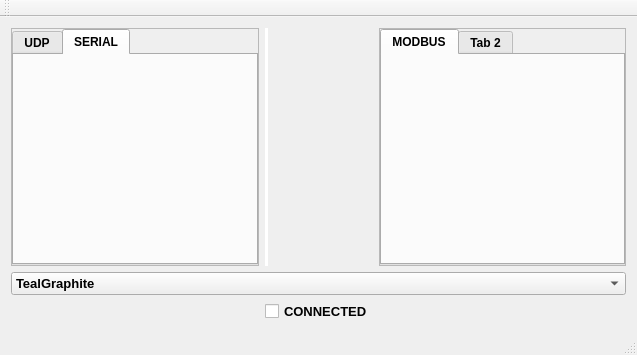
<?xml version="1.0" encoding="UTF-8"?>
<ui version="4.0">
 <class>MainWindow</class>
 <widget class="QMainWindow" name="MainWindow">
  <property name="geometry">
   <rect>
    <x>0</x>
    <y>0</y>
    <width>637</width>
    <height>355</height>
   </rect>
  </property>
  <property name="windowTitle">
   <string>ProtocolsApp</string>
  </property>
  <property name="windowIcon">
   <iconset resource="mediafiles.qrc">
    <normaloff>:/Images/protocol.png</normaloff>:/Images/protocol.png</iconset>
  </property>
  <widget class="QWidget" name="centralWidget">
   <layout class="QGridLayout" name="gridLayout">
    <item row="0" column="0">
     <widget class="QFrame" name="frame_config">
      <property name="styleSheet">
       <string notr="true">/*QFrame
{
border:2px solid white;
}*/</string>
      </property>
      <property name="frameShape">
       <enum>QFrame::StyledPanel</enum>
      </property>
      <property name="frameShadow">
       <enum>QFrame::Raised</enum>
      </property>
      <layout class="QGridLayout" name="gridLayout_2">
       <property name="leftMargin">
        <number>0</number>
       </property>
       <property name="topMargin">
        <number>0</number>
       </property>
       <property name="rightMargin">
        <number>0</number>
       </property>
       <property name="bottomMargin">
        <number>0</number>
       </property>
       <item row="0" column="0">
        <widget class="QTabWidget" name="tabWidget">
         <property name="font">
          <font>
           <pointsize>9</pointsize>
           <weight>75</weight>
           <bold>true</bold>
          </font>
         </property>
         <property name="currentIndex">
          <number>1</number>
         </property>
         <widget class="QWidget" name="tab_UDP">
          <attribute name="title">
           <string>UDP</string>
          </attribute>
         </widget>
         <widget class="QWidget" name="tab_Serial">
          <attribute name="title">
           <string>SERIAL</string>
          </attribute>
          <layout class="QGridLayout" name="gridLayout_4">
           <property name="leftMargin">
            <number>3</number>
           </property>
           <property name="topMargin">
            <number>3</number>
           </property>
           <property name="rightMargin">
            <number>3</number>
           </property>
           <property name="bottomMargin">
            <number>3</number>
           </property>
           <item row="0" column="0">
            <widget class="QWidget" name="serialPlaceholder" native="true">
             <property name="sizePolicy">
              <sizepolicy hsizetype="Expanding" vsizetype="Expanding">
               <horstretch>0</horstretch>
               <verstretch>0</verstretch>
              </sizepolicy>
             </property>
            </widget>
           </item>
          </layout>
         </widget>
        </widget>
       </item>
      </layout>
     </widget>
    </item>
    <item row="0" column="2">
     <widget class="QFrame" name="frame_DataView">
      <property name="styleSheet">
       <string notr="true">/*QFrame
{
border:2px solid white;
}*/</string>
      </property>
      <property name="frameShape">
       <enum>QFrame::StyledPanel</enum>
      </property>
      <property name="frameShadow">
       <enum>QFrame::Raised</enum>
      </property>
      <layout class="QGridLayout" name="gridLayout_3">
       <property name="leftMargin">
        <number>0</number>
       </property>
       <property name="topMargin">
        <number>0</number>
       </property>
       <property name="rightMargin">
        <number>0</number>
       </property>
       <property name="bottomMargin">
        <number>0</number>
       </property>
       <item row="0" column="0">
        <widget class="QTabWidget" name="tabWidget_2">
         <property name="font">
          <font>
           <pointsize>9</pointsize>
           <weight>75</weight>
           <bold>true</bold>
          </font>
         </property>
         <widget class="QWidget" name="tab_3">
          <attribute name="title">
           <string>MODBUS</string>
          </attribute>
          <layout class="QGridLayout" name="gridLayout_6">
           <item row="0" column="0">
            <layout class="QGridLayout" name="gridLayout_5">
             <item row="0" column="0">
              <layout class="QVBoxLayout" name="verticalLayout_3"/>
             </item>
            </layout>
           </item>
          </layout>
         </widget>
         <widget class="QWidget" name="tab_4">
          <attribute name="title">
           <string>Tab 2</string>
          </attribute>
         </widget>
        </widget>
       </item>
      </layout>
     </widget>
    </item>
    <item row="1" column="0" colspan="3">
     <widget class="QComboBox" name="ui_Style">
      <property name="font">
       <font>
        <pointsize>10</pointsize>
        <weight>75</weight>
        <bold>true</bold>
       </font>
      </property>
      <item>
       <property name="text">
        <string>TealGraphite </string>
       </property>
      </item>
      <item>
       <property name="text">
        <string>OrangeCharcoal</string>
       </property>
      </item>
      <item>
       <property name="text">
        <string>EmeraldDarkGray</string>
       </property>
      </item>
      <item>
       <property name="text">
        <string>PurpleCarbon</string>
       </property>
      </item>
      <item>
       <property name="text">
        <string>AquaSlate               </string>
       </property>
      </item>
      <item>
       <property name="text">
        <string>None</string>
       </property>
      </item>
     </widget>
    </item>
    <item row="0" column="1">
     <widget class="Line" name="line">
      <property name="styleSheet">
       <string notr="true">QFrame
{
border:2px solid white;
}</string>
      </property>
      <property name="orientation">
       <enum>Qt::Vertical</enum>
      </property>
     </widget>
    </item>
    <item row="2" column="1">
     <widget class="QCheckBox" name="checkBox_ConnectStatus">
      <property name="font">
       <font>
        <pointsize>10</pointsize>
        <weight>75</weight>
        <bold>true</bold>
       </font>
      </property>
      <property name="text">
       <string>CONNECTED</string>
      </property>
     </widget>
    </item>
   </layout>
  </widget>
  <widget class="QMenuBar" name="menuBar">
   <property name="geometry">
    <rect>
     <x>0</x>
     <y>0</y>
     <width>637</width>
     <height>21</height>
    </rect>
   </property>
  </widget>
  <widget class="QToolBar" name="mainToolBar">
   <attribute name="toolBarArea">
    <enum>TopToolBarArea</enum>
   </attribute>
   <attribute name="toolBarBreak">
    <bool>false</bool>
   </attribute>
  </widget>
  <widget class="QStatusBar" name="statusBar"/>
 </widget>
 <layoutdefault spacing="6" margin="11"/>
 <resources>
  <include location="mediafiles.qrc"/>
 </resources>
 <connections/>
</ui>
